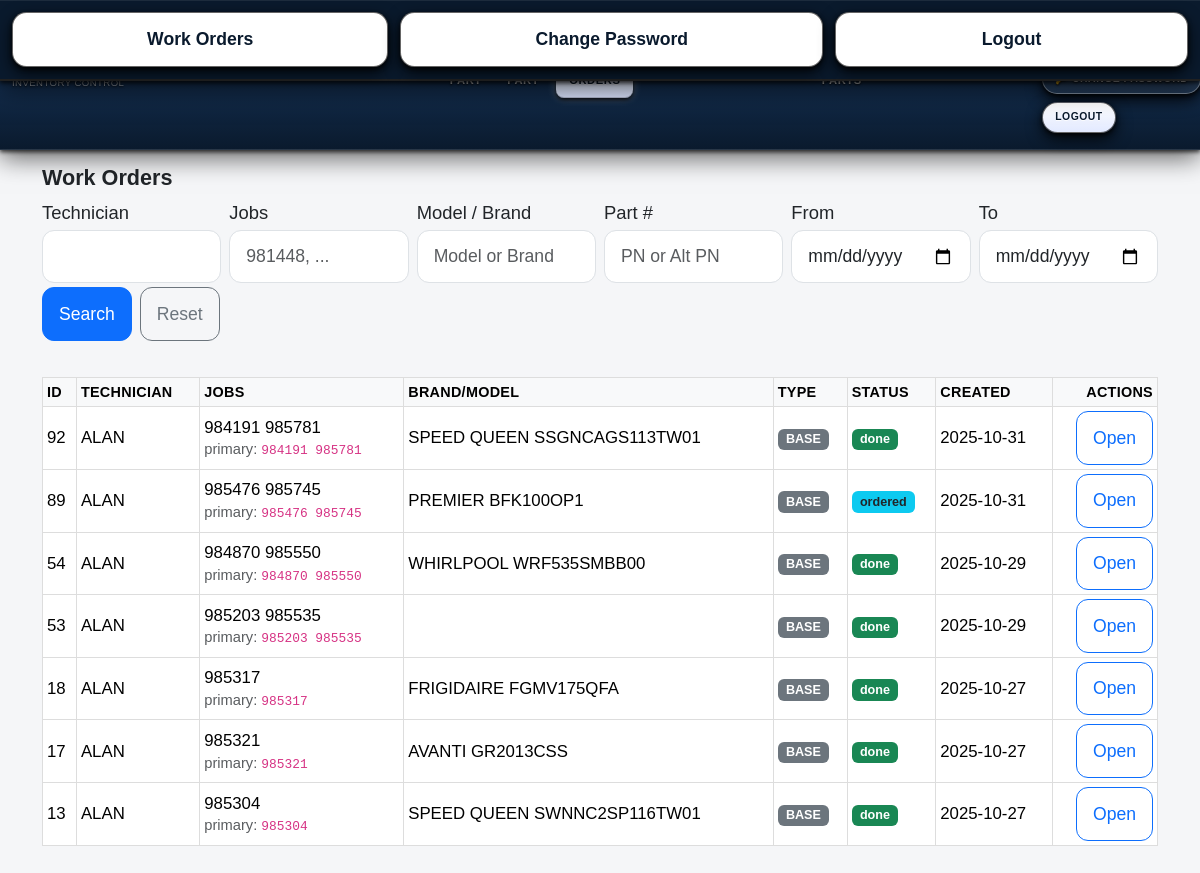
Screenshot of /work_orders (signed in) with the database file from the repository.
### models.py (models this page shows, shortened)
class WorkOrder(db.Model):
    __tablename__ = "work_orders"
    __table_args__ = {"extend_existing": True}
    id = db.Column(db.Integer, primary_key=True)
    technician_id = db.Column(db.Integer, db.ForeignKey("user.id"), index=True, nullable=True)
    technician = relationship("User", lazy="joined")
    units = db.relationship(
        "WorkUnit",
        backref="work_order",
        cascade="all, delete-orphan",
        lazy="selectin",
        overlaps="parts,work_order",
    )
    parts = db.relationship(
        "WorkOrderPart",
        backref="work_order",
        primaryjoin="WorkOrder.id==WorkOrderPart.work_order_id",
        cascade="all, delete-orphan",
        lazy="selectin",
        overlaps="unit,parts,work_order",
    )
    technician_name = db.Column(db.String(80), nullable=False)
    job_numbers     = db.Column(db.String(120), nullable=False)
    brand           = db.Column(db.String(40))
    model           = db.Column(db.String(25))
    serial          = db.Column(db.String(25))
    job_type        = db.Column(db.String(16), default="BASE")
    delivery_fee    = db.Column(db.Float, default=0.0)
    markup_percent  = db.Column(db.Float, default=0.0)
    status          = db.Column(db.String(20), default="search_ordered")
    created_at      = db.Column(db.DateTime, default=datetime.utcnow)
    updated_at      = db.Column(db.DateTime, default=datetime.utcnow, onupdate=datetime.utcnow)
    ordered_date    = db.Column(db.Date, nullable=True)
    @property
    def canonical_job(self) -> str:
        nums = [n.strip() for n in (self.job_numbers or "").split(",") if n.strip()]
        ints = []
        for n in nums:
            try:
                ints.append(int(n))
            except ValueError:
                pass
        return str(max(ints)) if ints else (nums[0] if nums else "")

### inventory/routes.py (the view, shortened to what this page needs)
@inventory_bp.get("/work_orders")
@login_required
def wo_list():
    tech  = (request.args.get("tech") or "").strip()
    jobs  = (request.args.get("jobs") or "").strip()
    model = (request.args.get("model") or "").strip()
    pn    = (request.args.get("pn") or "").strip()
    dfrom = (request.args.get("from") or "").strip()  # YYYY-MM-DD
    dto   = (request.args.get("to") or "").strip()    # YYYY-MM-DD
    q = db.session.query(WorkOrder)
    joined_parts = False
    filters = []
    if is_technician():
        me_id = getattr(current_user, "id", None)
        me_name = (getattr(current_user, "username", "") or "").strip()
        filters.append(
            or_(
                WorkOrder.technician_id == me_id,
                func.trim(WorkOrder.technician_name) == me_name,
            )
        )
    if tech:
        filters.append(WorkOrder.technician_name.ilike(f"%{tech}%"))
    if jobs:
        filters.append(WorkOrder.job_numbers.ilike(f"%{jobs}%"))
    if model:
        filters.append(or_(
            WorkOrder.brand.ilike(f"%{model}%"),
            WorkOrder.model.ilike(f"%{model}%"),
        ))
    if dfrom:
        try:
            start = datetime.strptime(dfrom, "%Y-%m-%d")
            filters.append(WorkOrder.created_at >= start)
        except ValueError:
            pass
    if dto:
        try:
            end = datetime.strptime(dto, "%Y-%m-%d") + timedelta(days=1) - timedelta(seconds=1)
            filters.append(WorkOrder.created_at <= end)
        except ValueError:
            pass
    if filters:
        q = q.filter(and_(*filters))
    if joined_parts:
        q = q.distinct(WorkOrder.id)
    items = q.order_by(WorkOrder.created_at.desc()).limit(200).all()
    return render_template("wo_list.html", items=items, args=request.args)

### app.py (called while the page is built, shortened)
@app.before_request
def restrict_role_routes():
    try:
        if not getattr(current_user, "is_authenticated", False):
            return  # гость — пусть дойдёт до /login
        ep = (request.endpoint or "").strip()
        role = (getattr(current_user, "role", "") or "").strip().lower()
        if role == "technician":
            if ep in ALLOWED_TECH_ENDPOINTS:
                return
            if ep.endswith(".health") or ep.endswith(".ping"):
                return
            return redirect(url_for("inventory.wo_list"))
    except Exception:
        try:
            return redirect(url_for("inventory.wo_list"))
        except Exception:
            return

### auth/routes.py (called while the page is built)
@login_manager.user_loader
def load_user(user_id):
    return User.query.get(int(user_id))

### security.py (called while the page is built)
def role() -> str:
    return (getattr(current_user, "role", "") or "").strip().lower()

def is_technician() -> bool:
    return role() == ROLE_TECHNICIAN

### templates/wo_list.html (shortened to what this page needs)
{% extends "base.html" %}
{% block content %}
<h3>Work Orders</h3>
<form method="get" class="row g-2 mb-3 dashboard-filters" style="position:static;">
  <div class="col-md-2"><label class="form-label mb-1">Technician</label><input name="tech" class="form-control" value="{{ args.get('tech','') if args else '' }}"></div>
  <div class="col-md-2"><label class="form-label mb-1">Jobs</label><input name="jobs" class="form-control" value="{{ args.get('jobs','') if args else '' }}" placeholder="981448, ..."></div>
  <div class="col-md-2"><label class="form-label mb-1">Model / Brand</label><input name="model" class="form-control" value="{{ args.get('model','') if args else '' }}" placeholder="Model or Brand"></div>
  <div class="col-md-2"><label class="form-label mb-1">Part #</label><input name="pn" class="form-control" value="{{ args.get('pn','') if args else '' }}" placeholder="PN or Alt PN"></div>
  <div class="col-md-2"><label class="form-label mb-1">From</label><input type="date" name="from" class="form-control" value="{{ args.get('from','') if args else '' }}"></div>
  <div class="col-md-2"><label class="form-label mb-1">To</label><input type="date" name="to" class="form-control" value="{{ args.get('to','') if args else '' }}"></div>
  <div class="col-12 d-flex gap-2 mt-1">
    <button class="btn btn-primary">Search</button>
    <a class="btn btn-outline-secondary" href="{{ url_for('inventory.wo_list') }}">Reset</a>
  </div>
</form>
<div class="table-responsive">
  <table class="table table-sm table-hover align-middle wo-list-table">
    <thead class="table-light">
      <tr>
        <th class="col-id">ID</th><th class="col-tech">Technician</th><th>Jobs</th>
        <th>Brand/Model</th><th class="col-type">Type</th><th class="col-status">Status</th>
        <th class="col-created">Created</th><th class="text-end col-actions">Actions</th>
      </tr>
    </thead>
    <tbody>
      {% if items and items|length > 0 %}
        {% for w in items %}
        <tr>
          <td>{{ w.id }}</td>
          <td>{{ w.technician_name or '—' }}</td>
          <td>
            <span class="jobs-trunc" title="{{ w.job_numbers or '' }}">{{ w.job_numbers or '—' }}</span>
            {% if w.canonical_job %}<div class="text-muted small">primary: <code>{{ w.canonical_job }}</code></div>{% endif %}
          </td>
          <td><span class="brand-trunc" title="{{ (w.brand or '') ~ ' ' ~ (w.model or '') }}">{{ (w.brand or '') ~ (' ' if w.brand and w.model else '') ~ (w.model or '') }}</span></td>
          <td>{% if w.job_type == 'INSURANCE' %}<span class="badge bg-warning text-dark">INSURANCE</span>{% else %}<span class="badge bg-secondary">BASE</span>{% endif %}</td>
          <td>{% if w.status == 'done' %}<span class="badge bg-success">done</span>{% elif w.status == 'ordered' %}<span class="badge bg-info text-dark">ordered</span>{% else %}<span class="badge bg-secondary">search_ordered</span>{% endif %}</td>
          <td>{{ w.created_at.strftime('%Y-%m-%d') if w.created_at else '—' }}</td>
          <td class="text-end">
            <div class="wo-actions d-inline-flex gap-1">
              <a class="btn btn-outline-primary btn-sm"
                 href="{{ url_for('inventory.wo_detail', wo_id=w.id) }}">
                Open
              </a>
            </div>
          </td>
        </tr>
        {% endfor %}
      {% else %}
        <tr><td colspan="8" class="text-muted">No work orders found.</td></tr>
      {% endif %}
    </tbody>
  </table>
</div>
{% endblock %}

### static/style.css (style rules this page uses)
body { font-family: Arial, sans-serif; background-color:#f6f6f6; padding:20px; margin:0; }
table { width:100%; border-collapse:collapse; margin-top:20px; }
table th, table td { padding:10px; border:1px solid #ddd; text-align:left; }
form input:not([type="checkbox"]):not([type="radio"]):not(.form-check-input), form select, form textarea { width: 100%; box-sizing: border-box; }
@media (min-width: 768px) and (max-width: 1400px) { body.role-technician { font-size: 1.15rem; line-height: 1.4; padding-top: 5.5rem; padding-right: 16px; padding-left: 16px; padding-bottom: 7rem; } }
@media (min-width: 768px) and (max-width: 1400px) { body.role-technician table { font-size: 1.05rem; } }
@media (min-width: 768px) and (max-width: 1400px) { body.role-technician th { font-size: .9rem; letter-spacing: .02em; } }
@media (min-width: 768px) and (max-width: 1400px) { body.role-technician .btn, body.role-technician button, body.role-technician .form-control, body.role-technician .form-select { font-size: 1.1rem !important; padding: 0.9rem 1rem !important; border-radius: 0.75rem !important; line-height: 1.3 !important; } }
@media (min-width: 768px) and (max-width: 1400px) { body.role-technician h5, body.role-technician h3 { font-size: 1.35rem; line-height: 1.3; font-weight: 600; } }
@media (min-width: 768px) and (max-width: 1400px) { body.role-technician { padding-bottom: 7rem; } }

### templates/base.html (style rules this page uses)
body { background-color:#f5f6f8; }
table { font-size:.8rem; }
th { font-weight:600; text-transform:uppercase; letter-spacing:.03em; font-size:.7rem; }

### rows the page displays
WorkOrder: id "92", technician_name "ALAN", job_numbers "984191 985781", canonical_job "984191 985781", brand+model "SPEED QUEEN SSGNCAGS113TW01", job_type "BASE", status "done", created_at "2025-10-31"
WorkOrder: id "89", technician_name "ALAN", job_numbers "985476 985745", canonical_job "985476 985745", brand+model "PREMIER BFK100OP1", job_type "BASE", status "ordered", created_at "2025-10-31"
WorkOrder: id "54", technician_name "ALAN", job_numbers "984870 985550", canonical_job "984870 985550", brand+model "WHIRLPOOL WRF535SMBB00", job_type "BASE", status "done", created_at "2025-10-29"
WorkOrder: id "53", technician_name "ALAN", job_numbers "985203 985535", canonical_job "985203 985535", job_type "BASE", status "done", created_at "2025-10-29"
WorkOrder: id "18", technician_name "ALAN", job_numbers "985317", canonical_job "985317", brand+model "FRIGIDAIRE FGMV175QFA", job_type "BASE", status "done", created_at "2025-10-27"
WorkOrder: id "17", technician_name "ALAN", job_numbers "985321", canonical_job "985321", brand+model "AVANTI GR2013CSS", job_type "BASE", status "done", created_at "2025-10-27"
WorkOrder: id "13", technician_name "ALAN", job_numbers "985304", canonical_job "985304", brand+model "SPEED QUEEN SWNNC2SP116TW01", job_type "BASE", status "done", created_at "2025-10-27"
